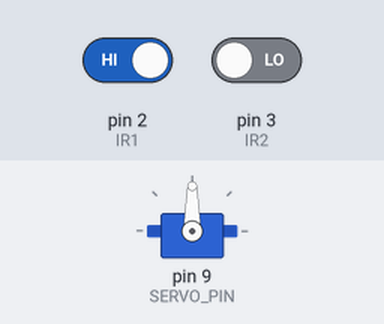
Bench run of a sketch on a simulated Arduino Uno, built with avr-gcc and run on an emulated ATmega328P. Parts: servo. Inputs (shaded band) come from the test bench; at power-on: pin 3 (IR2) LOW, pin 2 (IR1) HIGH.

Above: at 11.0 s.
11.1 s: pin 3 (IR2) driven HIGH
At 16.5 s:
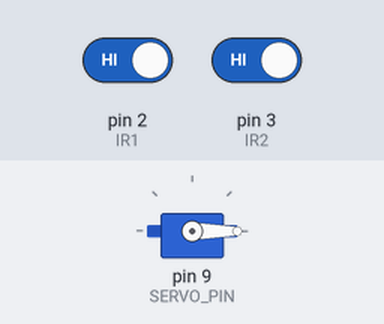
17.2 s: pin 2 (IR1) driven LOW
At 18.0 s:
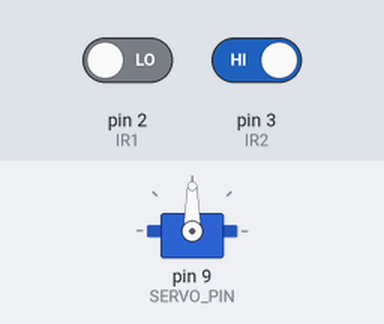
28.1 s: pin 2 (IR1) driven HIGH
At 33.2 s:
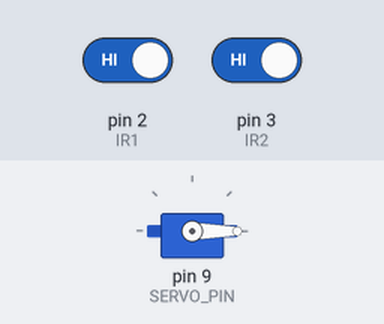
34.2 s: pin 3 (IR2) driven LOW
At 34.6 s:
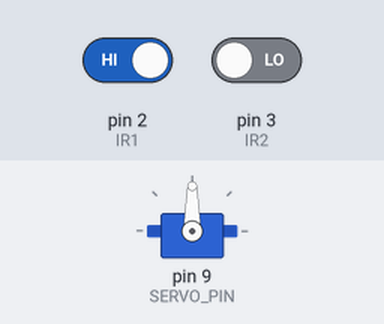
Timing chart, 0 to 45.9 s (numbered marks = the images above; inputs shaded):
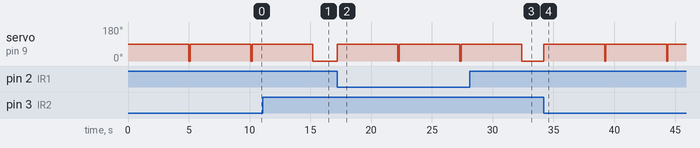

The sketch:

parking_system1.ino
```cpp
#include <Servo.h>

#define IR1 2
#define IR2 3
#define SERVO_PIN 9

Servo servo;

void setup() {
  pinMode(IR1, INPUT);
  pinMode(IR2, INPUT);
  servo.attach(SERVO_PIN);
  servo.write(0);
}

void loop() {
  if (digitalRead(IR1) == LOW || digitalRead(IR2) == LOW) {
    servo.write(90);
    delay(5000);
    servo.write(0);
  }
  delay(100);
}


// IR Sensor 1:
// OUT → Digital Pin 2 (IR1)
// VCC → 5V
// GND → GND
// IR Sensor 2:
// OUT → Digital Pin 3 (IR2)
// VCC → 5V
// GND → GND
// 2. Servo Motor:
// Signal (Orange/Yellow wire) → Digital Pin 9 (SERVO_PIN)
// VCC (Red wire) → 5V
// GND (Brown/Black wire) → GND
```

Measured:
- after the input at 11.1 s, servo on pin 9 (SERVO_PIN): goes on until 15.2 s, then stays 0°
- after the input at 17.2 s, servo on pin 9 (SERVO_PIN): alternates 90° for 5.0 s and 0° for 0.10 s, starting at once
- after the input at 28.1 s, servo on pin 9 (SERVO_PIN): goes on until 32.4 s, then stays 0°
- after the input at 34.2 s, servo on pin 9 (SERVO_PIN): alternates 90° for 5.0 s and 0° for 0.10 s, starting at once
- by itself, servo on pin 9 (SERVO_PIN): alternates 90° for 5.0 s and 0° for 0.10 s
